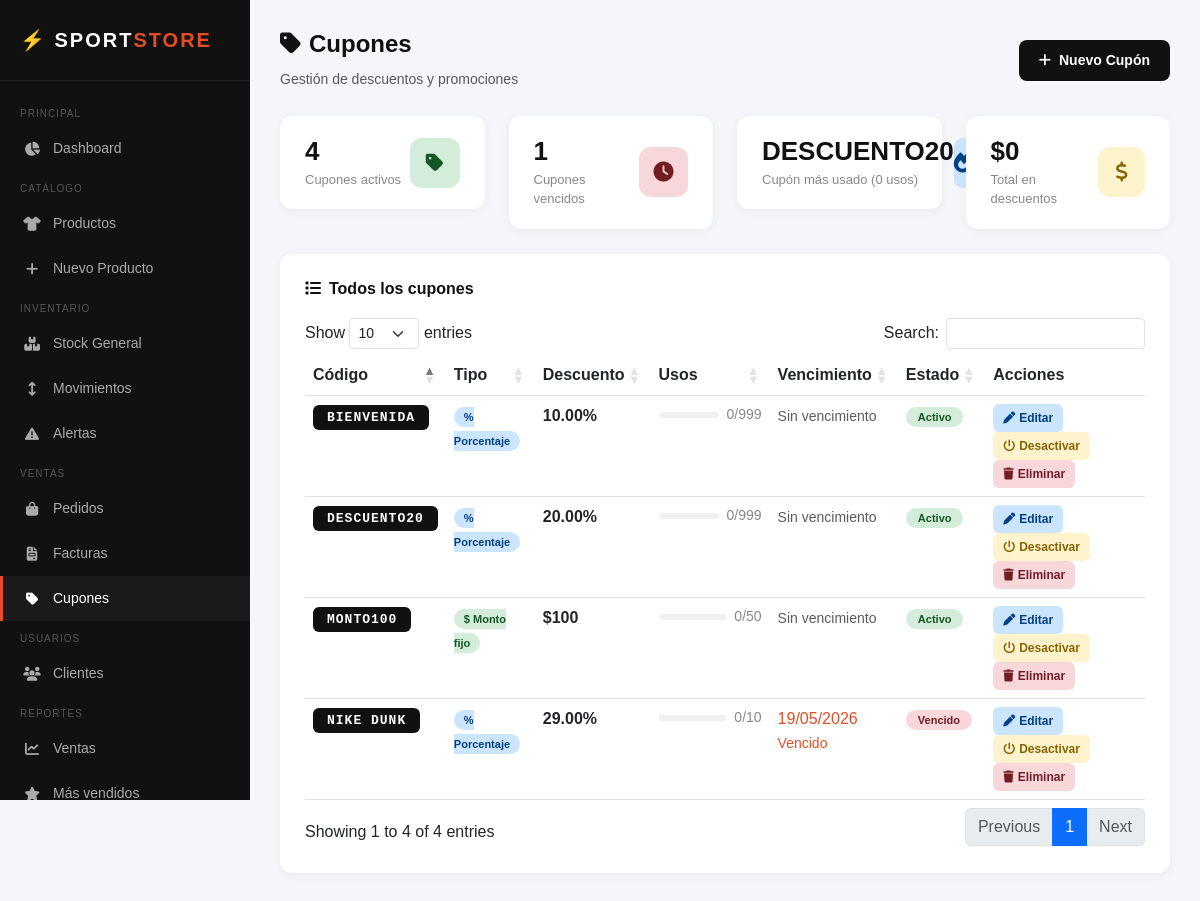
The app's page /admin/cupones/index.php (signed in) with its own data.
### tables this page shows
CREATE TABLE `cupones` (
  `id` int(11) NOT NULL,
  `codigo` varchar(50) NOT NULL,
  `tipo` enum('porcentaje','monto_fijo') NOT NULL,
  `descuento` decimal(10,2) NOT NULL,
  `usos_maximos` int(11) DEFAULT 1,
  `usos_actuales` int(11) DEFAULT 0,
  `fecha_vencimiento` date DEFAULT NULL,
  `activo` tinyint(1) DEFAULT 1,
  `fecha_creacion` timestamp NOT NULL DEFAULT current_timestamp()
);

### includes/funciones_cupon.php (called while the page is built, shortened)
<?php
function listarCupones() {
    $db = conectar();
    $stmt = $db->prepare("
        SELECT *,
               CASE
                   WHEN activo = 0 THEN 'Inactivo'
                   WHEN fecha_vencimiento < CURDATE() THEN 'Vencido'
                   WHEN usos_actuales >= usos_maximos THEN 'Agotado'
                   ELSE 'Activo'
               END AS estado_cupon
        FROM cupones
        ORDER BY fecha_creacion DESC
    ");
    $stmt->execute();
    return $stmt->fetchAll();
}
function estadisticasCupones() {
    $db = conectar();
    $stmt = $db->prepare("
        SELECT COUNT(*) AS total FROM cupones WHERE activo = 1
    ");
    $stmt->execute();
    $activos = $stmt->fetch()['total'];
    $stmt = $db->prepare("
        SELECT COUNT(*) AS total FROM cupones
        WHERE fecha_vencimiento < CURDATE()
    ");
    $stmt->execute();
    $vencidos = $stmt->fetch()['total'];
    $stmt = $db->prepare("
        SELECT codigo, usos_actuales FROM cupones
        ORDER BY usos_actuales DESC
        LIMIT 1
    ");
    $stmt->execute();
    $mas_usado = $stmt->fetch();
    $stmt = $db->prepare("
        SELECT SUM(descuento) AS total FROM ordenes WHERE descuento > 0
    ");
    $stmt->execute();
    $total_descuentos = $stmt->fetch()['total'] ?? 0;
    return [
        'activos'          => $activos,
        'vencidos'         => $vencidos,
        'mas_usado'        => $mas_usado,
        'total_descuentos' => $total_descuentos
    ];
}

### admin/cupones/index.php (the view, shortened to what this page needs)
<?php
require_once '../../includes/funciones_cupon.php';
$cupones = listarCupones();
$estadisticas = estadisticasCupones();
?>
<!DOCTYPE html>
<html lang="es">
<head>
    <link href="https://cdn.jsdelivr.net/npm/bootstrap@5.3.0/dist/css/bootstrap.min.css" rel="stylesheet">
    <link href="https://cdnjs.cloudflare.com/ajax/libs/font-awesome/6.4.0/css/all.min.css" rel="stylesheet">
    <link rel="stylesheet" href="https://cdn.datatables.net/1.13.6/css/dataTables.bootstrap5.min.css">
    <link rel="stylesheet" href="../assets/css/cupones/index.css">
</head>
<body>
    <div class="sidebar">
        <div class="sidebar-logo">⚡ SPORT<span>STORE</span></div>
        <nav class="sidebar-menu">
            <div class="menu-label">Principal</div>
            <a href="../index.php" class="menu-item">
                <i class="fas fa-chart-pie"></i> Dashboard
            </a>
            <div class="menu-label">Catálogo</div>
            <a href="../productos/index.php" class="menu-item">
                <i class="fas fa-shirt"></i> Productos
            </a>
            <a href="../productos/crear.php" class="menu-item">
                <i class="fas fa-plus"></i> Nuevo Producto
            </a>
            <div class="menu-label">Inventario</div>
            <a href="../inventario/index.php" class="menu-item">
                <i class="fas fa-boxes-stacked"></i> Stock General
            </a>
            <a href="../inventario/movimientos.php" class="menu-item">
                <i class="fas fa-arrows-up-down"></i> Movimientos
            </a>
            <a href="../inventario/alertas.php" class="menu-item">
                <i class="fas fa-triangle-exclamation"></i> Alertas
            </a>
            <div class="menu-label">Ventas</div>
            <a href="../pedidos/index.php" class="menu-item">
                <i class="fas fa-bag-shopping"></i> Pedidos
            </a>
             <a href="../facturas/index.php" class="menu-item">
                <i class="fas fa-file-invoice"></i> Facturas
            </a>
            <a href="index.php" class="menu-item active">
                <i class="fas fa-tag"></i> Cupones
            </a>
            <div class="menu-label">Usuarios</div>
            <a href="../clientes/index.php" class="menu-item">
                <i class="fas fa-users"></i> Clientes
            </a>
            <div class="menu-label">Reportes</div>
            <a href="../reportes/ventas.php" class="menu-item">
                <i class="fas fa-chart-line"></i> Ventas
            </a>
            <a href="../reportes/productos.php" class="menu-item">
                <i class="fas fa-star"></i> Más vendidos
            </a>
        </nav>
    </div>
    <div class="main-content">
        <div class="page-header">
            <div>
                <h1><i class="fas fa-tag me-2"></i>Cupones</h1>
                <small class="text-muted">Gestión de descuentos y promociones</small>
            </div>
            <a href="crear.php" class="btn-nuevo">
                <i class="fas fa-plus"></i> Nuevo Cupón
            </a>
        </div>
        <div class="row g-4 mb-2">
            <div class="col-md-3">
                <div class="stat-card">
                    <div>
                        <h3><?= $estadisticas['activos'] ?></h3>
                        <p>Cupones activos</p>
                    </div>
                    <div class="stat-icon icon-activos">
                        <i class="fas fa-tag"></i>
                    </div>
                </div>
            </div>
            <div class="col-md-3">
                <div class="stat-card">
                    <div>
                        <h3><?= $estadisticas['vencidos'] ?></h3>
                        <p>Cupones vencidos</p>
                    </div>
                    <div class="stat-icon icon-vencidos">
                        <i class="fas fa-clock"></i>
                    </div>
                </div>
            </div>
            <div class="col-md-3">
                <div class="stat-card">
                    <div>
                        <h3><?= $estadisticas['mas_usado']['codigo'] ?? 'N/A' ?></h3>
                        <p>Cupón más usado (<?= $estadisticas['mas_usado']['usos_actuales'] ?? 0 ?> usos)</p>
                    </div>
                    <div class="stat-icon icon-usado">
                        <i class="fas fa-fire"></i>
                    </div>
                </div>
            </div>
            <div class="col-md-3">
                <div class="stat-card">
                    <div>
                        <h3>$<?= number_format($estadisticas['total_descuentos'], 0, ',', '.') ?></h3>
                        <p>Total en descuentos</p>
                    </div>
                    <div class="stat-icon icon-descuento">
                        <i class="fas fa-dollar-sign"></i>
                    </div>
                </div>
            </div>
        </div>
        <div class="card-section">
            <div class="card-section-header">
                <h5><i class="fas fa-list me-2"></i>Todos los cupones</h5>
            </div>
            <table id="tablaCupones" class="table table-hover" style="width:100%">
                <thead>
                    <tr>
                        <th>Código</th>
                        <th>Tipo</th>
                        <th>Descuento</th>
                        <th>Usos</th>
                        <th>Vencimiento</th>
                        <th>Estado</th>
                        <th>Acciones</th>
                    </tr>
                </thead>
                <tbody>
                    <?php foreach ($cupones as $cupon): ?>
                        <tr>
                            <td>
                                <span class="cupon-codigo">
                                    <?= htmlspecialchars($cupon['codigo']) ?>
                                </span>
                            </td>
                            <td>
                                <span class="tipo-badge tipo-<?= $cupon['tipo'] ?>">
                                    <?= $cupon['tipo'] === 'porcentaje' ? '% Porcentaje' : '$ Monto fijo' ?>
                                </span>
                            </td>
                            <td>
                                <strong>
                                    <?php if ($cupon['tipo'] === 'porcentaje'): ?>
                                        <?= $cupon['descuento'] ?>%
                                    <?php else: ?>
                                        $<?= number_format($cupon['descuento'], 0, ',', '.') ?>
                                    <?php endif; ?>
                                </strong>
                            </td>
                            <td>
                                <div class="usos-container">
                                    <div class="usos-barra">
                                    </div>
                                    <small style="white-space:nowrap; color:#888">
                                        <?= $cupon['usos_actuales'] ?>/<?= $cupon['usos_maximos'] ?>
                                    </small>
                                </div>
                            </td>
                            <td>
                                <?php if ($cupon['fecha_vencimiento']): ?>
                                    <?php
                                    $hoy = new DateTime();
                                    $vence = new DateTime($cupon['fecha_vencimiento']);
                                    $diff = $hoy->diff($vence);
                                    $vencido = $vence < $hoy;
                                    ?>
                                    <span style="color:<?= $vencido ? '#e44d26' : ($diff->days <= 7 ? '#f39c12' : '#333') ?>">
                                        <?= date('d/m/Y', strtotime($cupon['fecha_vencimiento'])) ?>
                                        <?php if (!$vencido && $diff->days <= 7): ?>
                                            <br><small style="color:#f39c12">Vence en <?= $diff->days ?> días</small>
                                        <?php elseif ($vencido): ?>
                                            <br><small style="color:#e44d26">Vencido</small>
                                        <?php endif; ?>
                                    </span>
                                <?php else: ?>
                                    <small class="text-muted">Sin vencimiento</small>
                                <?php endif; ?>
                            </td>
                            <td>
                                <span class="estado-badge estado-<?= $cupon['estado_cupon'] ?>">
                                    <?= $cupon['estado_cupon'] ?>
                                </span>
                            </td>
                            <td>
                                <a href="editar.php?id=<?= $cupon['id'] ?>" class="btn-accion btn-editar">
                                    <i class="fas fa-pen"></i> Editar
                                </a>
                                <a href="index.php?toggle=<?= $cupon['id'] ?>" class="btn-accion btn-toggle">
                                    <i class="fas fa-power-off"></i>
                                    <?= $cupon['activo'] ? 'Desactivar' : 'Activar' ?>
                                </a>
                                <a href="index.php?eliminar=<?= $cupon['id'] ?>" class="btn-accion btn-eliminar"
                                    onclick="return confirm('¿Eliminar este cupón?')">
                                    <i class="fas fa-trash"></i> Eliminar
                                </a>
                            </td>
                        </tr>
                    <?php endforeach; ?>
                </tbody>
            </table>
        </div>
    </div>
</body>
</html>

### admin/assets/css/cupones/index.css (style rules this page uses)
* { margin: 0; padding: 0; box-sizing: border-box; }
body { font-family: Arial, sans-serif; background: #f4f6f9; display: flex; min-height: 100vh; }
.sidebar { width: 250px; background: #111; color: white; display: flex; flex-direction: column; position: fixed; height: 100vh; overflow-y: auto; z-index: 100; }
.sidebar-logo { padding: 25px 20px; border-bottom: 1px solid #222; font-size: 20px; font-weight: 900; letter-spacing: 2px; }
.sidebar-logo span { color: #e44d26; }
.sidebar-menu { padding: 15px 0; flex: 1; }
.menu-label { padding: 10px 20px 5px; font-size: 10px; color: #555; text-transform: uppercase; letter-spacing: 1px; }
.menu-item { display: flex; align-items: center; gap: 12px; padding: 12px 20px; color: #aaa; text-decoration: none; font-size: 14px; transition: all 0.2s; border-left: 3px solid transparent; }
.menu-item:hover, .menu-item.active { color: white; background: #1a1a1a; border-left-color: #e44d26; }
.menu-item i { width: 18px; text-align: center; }
.main-content { margin-left: 250px; flex: 1; padding: 30px; }
.page-header { display: flex; justify-content: space-between; align-items: center; margin-bottom: 25px; }
.page-header h1 { font-size: 24px; font-weight: 800; color: #111; }
.stat-card { background: white; border-radius: 12px; padding: 20px 25px; box-shadow: 0 2px 10px rgba(0, 0, 0, 0.05); display: flex; justify-content: space-between; align-items: center; }
.stat-card h3 { font-size: 26px; font-weight: 800; color: #111; margin: 0; }
.stat-card p { font-size: 13px; color: #888; margin: 3px 0 0; }
.stat-icon { width: 50px; height: 50px; border-radius: 12px; display: flex; align-items: center; justify-content: center; font-size: 20px; }
.icon-activos { background: #d4edda; color: #155724; }
.icon-vencidos { background: #f8d7da; color: #721c24; }
.icon-descuento { background: #fff3cd; color: #856404; }
.icon-usado { background: #cce5ff; color: #004085; }
.card-section { background: white; border-radius: 12px; padding: 25px; box-shadow: 0 2px 10px rgba(0, 0, 0, 0.05); margin-top: 25px; }
.card-section-header { display: flex; justify-content: space-between; align-items: center; margin-bottom: 20px; }
.card-section-header h5 { font-weight: 800; color: #111; font-size: 16px; margin: 0; }
.cupon-codigo { background: #111; color: white; padding: 5px 14px; border-radius: 6px; font-weight: 800; font-size: 13px; letter-spacing: 1px; font-family: monospace; }
.estado-badge { padding: 4px 12px; border-radius: 20px; font-size: 11px; font-weight: 700; }
.estado-Activo { background: #d4edda; color: #155724; }
.estado-Vencido { background: #f8d7da; color: #721c24; }
.tipo-badge { padding: 4px 10px; border-radius: 20px; font-size: 11px; font-weight: 700; }
.tipo-porcentaje { background: #cce5ff; color: #004085; }
.tipo-monto_fijo { background: #d4edda; color: #155724; }
.usos-container { display: flex; align-items: center; gap: 8px; }
.usos-barra { flex: 1; height: 6px; background: #f0f0f0; border-radius: 3px; overflow: hidden; min-width: 60px; }
.btn-nuevo { background: #111; color: white; border: none; border-radius: 8px; padding: 10px 20px; font-weight: 700; font-size: 14px; text-decoration: none; display: inline-flex; align-items: center; gap: 8px; transition: background 0.3s; }
.btn-accion { padding: 5px 10px; border-radius: 6px; font-size: 12px; border: none; cursor: pointer; text-decoration: none; display: inline-flex; align-items: center; gap: 4px; transition: opacity 0.2s; font-weight: 600; }
.btn-editar { background: #cce5ff; color: #004085; }
.btn-toggle { background: #fff3cd; color: #856404; }
.btn-eliminar { background: #f8d7da; color: #721c24; }
body { display: flex; flex-direction: column; min-height: 100vh; width: 100%; }

### records on screen
cupones: id "4", activo "1", usos_actuales "0", codigo "NIKE DUNK", tipo "% Porcentaje", descuento "29.00", usos_maximos "10", fecha_vencimiento "19/05/2026", shows "Vencido", estado_cupon "Vencido", shows "Desactivar"
cupones: codigo "DESCUENTO20", usos_actuales "0", tipo "% Porcentaje", descuento "20.00", usos_maximos "999", shows "Sin vencimiento", estado_cupon "Activo", activo "Desactivar"
cupones: codigo "BIENVENIDA", tipo "% Porcentaje", descuento "10.00", usos_actuales "0", usos_maximos "999", shows "Sin vencimiento", estado_cupon "Activo", activo "Desactivar"
cupones: codigo "MONTO100", tipo "$ Monto fijo", descuento "100", usos_actuales "0", usos_maximos "50", shows "Sin vencimiento", estado_cupon "Activo", activo "Desactivar"
